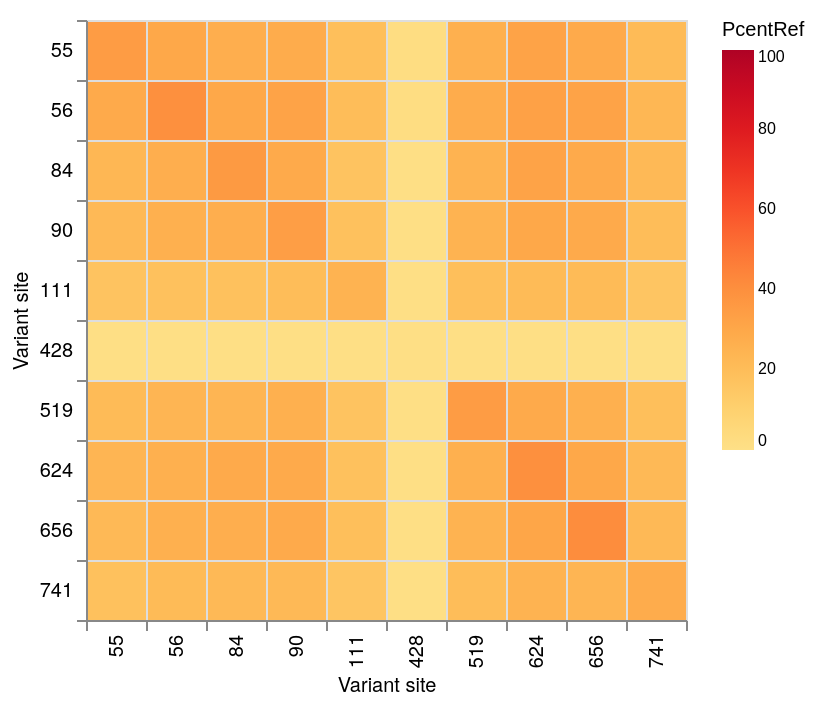

This figure's Vega-Lite source:
### Vega-Lite specification from a JSON file in a GitHub repository (floating-point values rounded to 4 significant figures)
{"$schema": "https://vega.github.io/schema/vega-lite/v5.json", "data": {"values": [{"SNP1": 55, "SNP2": 55, "Alt": 249, "Ref": 156, "Total": 442, "PcentAlt": 56.0, "PcentRef": 35.0}, {"SNP1": 55, "SNP2": 56, "Alt": 232, "Ref": 133, "Total": 442, "PcentAlt": 52.0, "PcentRef": 30.0}, {"SNP1": 55, "SNP2": 84, "Alt": 182, "Ref": 121, "Total": 442, "PcentAlt": 41.0, "PcentRef": 27.0}, {"SNP1": 55, "SNP2": 90, "Alt": 199, "Ref": 124, "Total": 442, "PcentAlt": 45.0, "PcentRef": 28.0}, {"SNP1": 55, "SNP2": 111, "Alt": 175, "Ref": 85, "Total": 442, "PcentAlt": 40.0, "PcentRef": 19.0}, {"SNP1": 55, "SNP2": 428, "Alt": 200, "Ref": 7, "Total": 442, "PcentAlt": 45.0, "PcentRef": 2.0}, {"SNP1": 55, "SNP2": 519, "Alt": 198, "Ref": 114, "Total": 442, "PcentAlt": 45.0, "PcentRef": 26.0}, {"SNP1": 55, "SNP2": 624, "Alt": 194, "Ref": 140, "Total": 442, "PcentAlt": 44.0, "PcentRef": 32.0}, {"SNP1": 55, "SNP2": 656, "Alt": 178, "Ref": 128, "Total": 442, "PcentAlt": 40.0, "PcentRef": 29.0}, {"SNP1": 55, "SNP2": 741, "Alt": 205, "Ref": 94, "Total": 442, "PcentAlt": 46.0, "PcentRef": 21.0}, {"SNP1": 56, "SNP2": 55, "Alt": 232, "Ref": 133, "Total": 466, "PcentAlt": 50.0, "PcentRef": 29.0}, {"SNP1": 56, "SNP2": 56, "Alt": 247, "Ref": 187, "Total": 466, "PcentAlt": 53.0, "PcentRef": 40.0}, {"SNP1": 56, "SNP2": 84, "Alt": 185, "Ref": 141, "Total": 466, "PcentAlt": 40.0, "PcentRef": 30.0}, {"SNP1": 56, "SNP2": 90, "Alt": 192, "Ref": 147, "Total": 466, "PcentAlt": 41.0, "PcentRef": 32.0}, {"SNP1": 56, "SNP2": 111, "Alt": 167, "Ref": 92, "Total": 466, "PcentAlt": 36.0, "PcentRef": 20.0}, {"SNP1": 56, "SNP2": 428, "Alt": 199, "Ref": 7, "Total": 466, "PcentAlt": 43.0, "PcentRef": 2.0}, {"SNP1": 56, "SNP2": 519, "Alt": 196, "Ref": 131, "Total": 466, "PcentAlt": 42.0, "PcentRef": 28.0}, {"SNP1": 56, "SNP2": 624, "Alt": 192, "Ref": 156, "Total": 466, "PcentAlt": 41.0, "PcentRef": 33.0}, {"SNP1": 56, "SNP2": 656, "Alt": 175, "Ref": 147, "Total": 466, "PcentAlt": 38.0, "PcentRef": 32.0}, {"SNP1": 56, "SNP2": 741, "Alt": 204, "Ref": 109, "Total": 466, "PcentAlt": 44.0, "PcentRef": 23.0}, {"SNP1": 84, "SNP2": 55, "Alt": 182, "Ref": 121, "Total": 532, "PcentAlt": 34.0, "PcentRef": 23.0}, {"SNP1": 84, "SNP2": 56, "Alt": 185, "Ref": 141, "Total": 532, "PcentAlt": 35.0, "PcentRef": 27.0}, {"SNP1": 84, "SNP2": 84, "Alt": 330, "Ref": 194, "Total": 532, "PcentAlt": 62.0, "PcentRef": 36.0}, {"SNP1": 84, "SNP2": 90, "Alt": 265, "Ref": 153, "Total": 532, "PcentAlt": 50.0, "PcentRef": 29.0}, {"SNP1": 84, "SNP2": 111, "Alt": 237, "Ref": 93, "Total": 532, "PcentAlt": 45.0, "PcentRef": 17.0}, {"SNP1": 84, "SNP2": 428, "Alt": 256, "Ref": 6, "Total": 532, "PcentAlt": 48.0, "PcentRef": 1.0}, {"SNP1": 84, "SNP2": 519, "Alt": 263, "Ref": 133, "Total": 532, "PcentAlt": 49.0, "PcentRef": 25.0}, {"SNP1": 84, "SNP2": 624, "Alt": 261, "Ref": 169, "Total": 532, "PcentAlt": 49.0, "PcentRef": 32.0}, {"SNP1": 84, "SNP2": 656, "Alt": 241, "Ref": 154, "Total": 532, "PcentAlt": 45.0, "PcentRef": 29.0}, {"SNP1": 84, "SNP2": 741, "Alt": 262, "Ref": 116, "Total": 532, "PcentAlt": 49.0, "PcentRef": 22.0}, {"SNP1": 90, "SNP2": 55, "Alt": 199, "Ref": 124, "Total": 570, "PcentAlt": 35.0, "PcentRef": 22.0}, {"SNP1": 90, "SNP2": 56, "Alt": 192, "Ref": 147, "Total": 570, "PcentAlt": 34.0, "PcentRef": 26.0}, {"SNP1": 90, "SNP2": 84, "Alt": 265, "Ref": 153, "Total": 570, "PcentAlt": 46.0, "PcentRef": 27.0}, {"SNP1": 90, "SNP2": 90, "Alt": 357, "Ref": 196, "Total": 570, "PcentAlt": 63.0, "PcentRef": 34.0}, {"SNP1": 90, "SNP2": 111, "Alt": 269, "Ref": 103, "Total": 570, "PcentAlt": 47.0, "PcentRef": 18.0}, {"SNP1": 90, "SNP2": 428, "Alt": 274, "Ref": 7, "Total": 570, "PcentAlt": 48.0, "PcentRef": 1.0}, {"SNP1": 90, "SNP2": 519, "Alt": 279, "Ref": 142, "Total": 570, "PcentAlt": 49.0, "PcentRef": 25.0}, {"SNP1": 90, "SNP2": 624, "Alt": 275, "Ref": 170, "Total": 570, "PcentAlt": 48.0, "PcentRef": 30.0}, {"SNP1": 90, "SNP2": 656, "Alt": 263, "Ref": 163, "Total": 570, "PcentAlt": 46.0, "PcentRef": 29.0}, {"SNP1": 90, "SNP2": 741, "Alt": 291, "Ref": 115, "Total": 570, "PcentAlt": 51.0, "PcentRef": 20.0}, {"SNP1": 111, "SNP2": 55, "Alt": 175, "Ref": 85, "Total": 505, "PcentAlt": 35.0, "PcentRef": 17.0}, {"SNP1": 111, "SNP2": 56, "Alt": 167, "Ref": 92, "Total": 505, "PcentAlt": 33.0, "PcentRef": 18.0}, {"SNP1": 111, "SNP2": 84, "Alt": 237, "Ref": 93, "Total": 505, "PcentAlt": 47.0, "PcentRef": 18.0}, {"SNP1": 111, "SNP2": 90, "Alt": 269, "Ref": 103, "Total": 505, "PcentAlt": 53.0, "PcentRef": 20.0}, {"SNP1": 111, "SNP2": 111, "Alt": 325, "Ref": 125, "Total": 505, "PcentAlt": 64.0, "PcentRef": 25.0}, {"SNP1": 111, "SNP2": 428, "Alt": 243, "Ref": 6, "Total": 505, "PcentAlt": 48.0, "PcentRef": 1.0}, {"SNP1": 111, "SNP2": 519, "Alt": 250, "Ref": 94, "Total": 505, "PcentAlt": 50.0, "PcentRef": 19.0}, {"SNP1": 111, "SNP2": 624, "Alt": 247, "Ref": 108, "Total": 505, "PcentAlt": 49.0, "PcentRef": 21.0}, {"SNP1": 111, "SNP2": 656, "Alt": 240, "Ref": 106, "Total": 505, "PcentAlt": 48.0, "PcentRef": 21.0}, {"SNP1": 111, "SNP2": 741, "Alt": 265, "Ref": 82, "Total": 505, "PcentAlt": 52.0, "PcentRef": 16.0}, {"SNP1": 428, "SNP2": 55, "Alt": 200, "Ref": 7, "Total": 512, "PcentAlt": 39.0, "PcentRef": 1.0}, {"SNP1": 428, "SNP2": 56, "Alt": 199, "Ref": 7, "Total": 512, "PcentAlt": 39.0, "PcentRef": 1.0}, {"SNP1": 428, "SNP2": 84, "Alt": 256, "Ref": 6, "Total": 512, "PcentAlt": 50.0, "PcentRef": 1.0}, {"SNP1": 428, "SNP2": 90, "Alt": 274, "Ref": 7, "Total": 512, "PcentAlt": 54.0, "PcentRef": 1.0}, {"SNP1": 428, "SNP2": 111, "Alt": 243, "Ref": 6, "Total": 512, "PcentAlt": 47.0, "PcentRef": 1.0}, {"SNP1": 428, "SNP2": 428, "Alt": 498, "Ref": 7, "Total": 512, "PcentAlt": 97.0, "PcentRef": 1.0}, {"SNP1": 428, "SNP2": 519, "Alt": 279, "Ref": 6, "Total": 512, "PcentAlt": 54.0, "PcentRef": 1.0}, {"SNP1": 428, "SNP2": 624, "Alt": 274, "Ref": 6, "Total": 512, "PcentAlt": 54.0, "PcentRef": 1.0}, {"SNP1": 428, "SNP2": 656, "Alt": 257, "Ref": 7, "Total": 512, "PcentAlt": 50.0, "PcentRef": 1.0}, {"SNP1": 428, "SNP2": 741, "Alt": 287, "Ref": 6, "Total": 512, "PcentAlt": 56.0, "PcentRef": 1.0}, {"SNP1": 519, "SNP2": 55, "Alt": 198, "Ref": 114, "Total": 547, "PcentAlt": 36.0, "PcentRef": 21.0}, {"SNP1": 519, "SNP2": 56, "Alt": 196, "Ref": 131, "Total": 547, "PcentAlt": 36.0, "PcentRef": 24.0}, {"SNP1": 519, "SNP2": 84, "Alt": 263, "Ref": 133, "Total": 547, "PcentAlt": 48.0, "PcentRef": 24.0}, {"SNP1": 519, "SNP2": 90, "Alt": 279, "Ref": 142, "Total": 547, "PcentAlt": 51.0, "PcentRef": 26.0}, {"SNP1": 519, "SNP2": 111, "Alt": 250, "Ref": 94, "Total": 547, "PcentAlt": 46.0, "PcentRef": 17.0}, {"SNP1": 519, "SNP2": 428, "Alt": 279, "Ref": 6, "Total": 547, "PcentAlt": 51.0, "PcentRef": 1.0}, {"SNP1": 519, "SNP2": 519, "Alt": 355, "Ref": 190, "Total": 547, "PcentAlt": 65.0, "PcentRef": 35.0}, {"SNP1": 519, "SNP2": 624, "Alt": 273, "Ref": 156, "Total": 547, "PcentAlt": 50.0, "PcentRef": 29.0}, {"SNP1": 519, "SNP2": 656, "Alt": 260, "Ref": 143, "Total": 547, "PcentAlt": 48.0, "PcentRef": 26.0}, {"SNP1": 519, "SNP2": 741, "Alt": 288, "Ref": 105, "Total": 547, "PcentAlt": 53.0, "PcentRef": 19.0}, {"SNP1": 624, "SNP2": 55, "Alt": 194, "Ref": 140, "Total": 592, "PcentAlt": 33.0, "PcentRef": 24.0}, {"SNP1": 624, "SNP2": 56, "Alt": 192, "Ref": 156, "Total": 592, "PcentAlt": 32.0, "PcentRef": 26.0}, {"SNP1": 624, "SNP2": 84, "Alt": 261, "Ref": 169, "Total": 592, "PcentAlt": 44.0, "PcentRef": 29.0}, {"SNP1": 624, "SNP2": 90, "Alt": 275, "Ref": 170, "Total": 592, "PcentAlt": 46.0, "PcentRef": 29.0}, {"SNP1": 624, "SNP2": 111, "Alt": 247, "Ref": 108, "Total": 592, "PcentAlt": 42.0, "PcentRef": 18.0}, {"SNP1": 624, "SNP2": 428, "Alt": 274, "Ref": 6, "Total": 592, "PcentAlt": 46.0, "PcentRef": 1.0}, {"SNP1": 624, "SNP2": 519, "Alt": 273, "Ref": 156, "Total": 592, "PcentAlt": 46.0, "PcentRef": 26.0}, {"SNP1": 624, "SNP2": 624, "Alt": 353, "Ref": 234, "Total": 592, "PcentAlt": 60.0, "PcentRef": 40.0}, {"SNP1": 624, "SNP2": 656, "Alt": 263, "Ref": 178, "Total": 592, "PcentAlt": 44.0, "PcentRef": 30.0}, {"SNP1": 624, "SNP2": 741, "Alt": 282, "Ref": 131, "Total": 592, "PcentAlt": 48.0, "PcentRef": 22.0}, {"SNP1": 656, "SNP2": 55, "Alt": 178, "Ref": 128, "Total": 570, "PcentAlt": 31.0, "PcentRef": 22.0}, {"SNP1": 656, "SNP2": 56, "Alt": 175, "Ref": 147, "Total": 570, "PcentAlt": 31.0, "PcentRef": 26.0}, {"SNP1": 656, "SNP2": 84, "Alt": 241, "Ref": 154, "Total": 570, "PcentAlt": 42.0, "PcentRef": 27.0}, {"SNP1": 656, "SNP2": 90, "Alt": 263, "Ref": 163, "Total": 570, "PcentAlt": 46.0, "PcentRef": 29.0}, {"SNP1": 656, "SNP2": 111, "Alt": 240, "Ref": 106, "Total": 570, "PcentAlt": 42.0, "PcentRef": 19.0}, {"SNP1": 656, "SNP2": 428, "Alt": 257, "Ref": 7, "Total": 570, "PcentAlt": 45.0, "PcentRef": 1.0}, {"SNP1": 656, "SNP2": 519, "Alt": 260, "Ref": 143, "Total": 570, "PcentAlt": 46.0, "PcentRef": 25.0}, {"SNP1": 656, "SNP2": 624, "Alt": 263, "Ref": 178, "Total": 570, "PcentAlt": 46.0, "PcentRef": 31.0}, {"SNP1": 656, "SNP2": 656, "Alt": 334, "Ref": 234, "Total": 570, "PcentAlt": 59.0, "PcentRef": 41.0}, {"SNP1": 656, "SNP2": 741, "Alt": 267, "Ref": 127, "Total": 570, "PcentAlt": 47.0, "PcentRef": 22.0}, {"SNP1": 741, "SNP2": 55, "Alt": 205, "Ref": 94, "Total": 519, "PcentAlt": 39.0, "PcentRef": 18.0}, {"SNP1": 741, "SNP2": 56, "Alt": 204, "Ref": 109, "Total": 519, "PcentAlt": 39.0, "PcentRef": 21.0}, {"SNP1": 741, "SNP2": 84, "Alt": 262, "Ref": 116, "Total": 519, "PcentAlt": 50.0, "PcentRef": 22.0}, {"SNP1": 741, "SNP2": 90, "Alt": 291, "Ref": 115, "Total": 519, "PcentAlt": 56.0, "PcentRef": 22.0}, {"SNP1": 741, "SNP2": 111, "Alt": 265, "Ref": 82, "Total": 519, "PcentAlt": 51.0, "PcentRef": 16.0}, {"SNP1": 741, "SNP2": 428, "Alt": 287, "Ref": 6, "Total": 519, "PcentAlt": 55.0, "PcentRef": 1.0}, {"SNP1": 741, "SNP2": 519, "Alt": 288, "Ref": 105, "Total": 519, "PcentAlt": 55.0, "PcentRef": 20.0}, {"SNP1": 741, "SNP2": 624, "Alt": 282, "Ref": 131, "Total": 519, "PcentAlt": 54.0, "PcentRef": 25.0}, {"SNP1": 741, "SNP2": 656, "Alt": 267, "Ref": 127, "Total": 519, "PcentAlt": 51.0, "PcentRef": 24.0}, {"SNP1": 741, "SNP2": 741, "Alt": 367, "Ref": 147, "Total": 519, "PcentAlt": 71.0, "PcentRef": 28.0}]}, "mark": "rect", "width": 300, "height": 300, "encoding": {"y": {"field": "SNP1", "type": "ordinal", "title": "Variant site", "axis": {"labelFont": "Helvetica Neue", "titleFontSize": 10, "titleFontWeight": 400, "labelFontWeight": 300, "titleFont": "Helvetica Neue"}}, "x": {"field": "SNP2", "type": "ordinal", "title": "Variant site", "axis": {"labelFont": "Helvetica Neue", "titleFontSize": 10, "titleFontWeight": 400, "labelFontWeight": 300, "titleFont": "Helvetica Neue"}}, "color": {"type": "quantitative", "field": "PcentRef", "scale": {"domain": [0, 100], "scheme": "yelloworangered"}}}, "config": {"legend": {"labelFontSize": 8, "titleFontWeight": 300, "labelFontWeight": 300, "titleFontSize": 10}, "axis": {"grid": true, "tickBand": "extent"}}}
